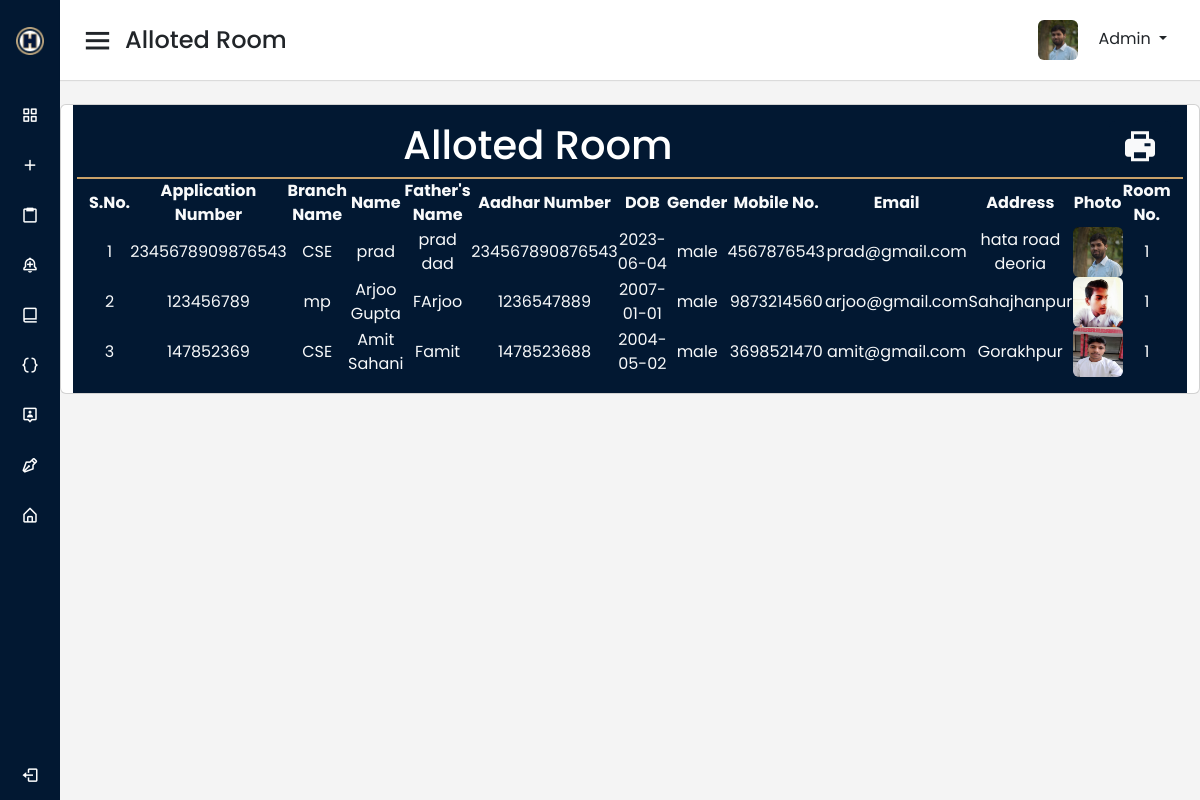
Page /admin/alloted_room.php on the committed database.
### tables this page shows
CREATE TABLE IF NOT EXISTS `tbl_student` (
  `req_id` int NOT NULL AUTO_INCREMENT,
  `appli_no` varchar(30) DEFAULT NULL,
  `distance` int DEFAULT NULL,
  `roll_no` varchar(30) DEFAULT NULL,
  `branch` varchar(40) DEFAULT NULL,
  `name` varchar(60) DEFAULT NULL,
  `fname` varchar(60) DEFAULT NULL,
  `mname` varchar(60) DEFAULT NULL,
  `aadhar` bigint DEFAULT NULL,
  `dob` varchar(30) DEFAULT NULL,
  `gender` varchar(7) DEFAULT NULL,
  `mobile` bigint DEFAULT NULL,
  `email` varchar(60) DEFAULT NULL,
  `password` varchar(255) DEFAULT NULL,
  `rank` int DEFAULT NULL,
  `obt_mark` int DEFAULT NULL,
  `address` varchar(255) DEFAULT NULL,
  `stu_img` varchar(255) DEFAULT NULL,
  `rank_card` varchar(255) DEFAULT NULL,
  `status` varchar(10) DEFAULT NULL,
  `dor` varchar(30) DEFAULT NULL,
  PRIMARY KEY (`req_id`),
  UNIQUE KEY `roll_no` (`roll_no`)
);

CREATE TABLE IF NOT EXISTS `tbl_alloted_room` (
  `room_id` int NOT NULL AUTO_INCREMENT,
  `room_no` int NOT NULL,
  `s1` varchar(30) NOT NULL,
  `s2` varchar(30) NOT NULL,
  `s3` varchar(30) NOT NULL,
  PRIMARY KEY (`room_id`)
);

### admin/alloted_room.php (the view, shortened to what this page needs)
<?php
require("header.php");
require("dashbord_menu.php");
require("../dbcon.php");
$slct_qry = "SELECT * FROM tbl_student where status='alloted'";
$res = mysqli_query($con, $slct_qry);
?>
<section class="home-section">
    <nav>
        <div class="sidebar-button">
            <i class='bx bx-menu sidebarBtn'></i>
            <span class="dashboard">Alloted Room</span>
        </div>
        <div class="profile-details">
            <div class="dropdown">
                <button class="btn dropdown-toggle" type="button" data-bs-toggle="dropdown" aria-expanded="false">
                    <img src="../assets/img/DSC_2972.JPG" class="me-3" alt="">
                    Admin
                </button>
            </div>
        </div>
    </nav>
    <div class="home-content">
        <div class="row card mx-0 ">
            <div class="col-lg text-center">
                <div class="card-body " style="background: #021832; color: #fff;" id="id">
                    <div class="row" style="border-bottom: 2px solid #caa169;">
                        <div class="col-lg-10">
                            <h3 class=" h1 text-center">Alloted Room</h3>
                        </div>
                        <div class="col-lg-2 text-end ">
                            <button onclick="section('id')" class="btn text-light" style="background: #021832;">
                                <i class='bx bxs-printer bx-md'></i></button>
                        </div>
                    </div>
                    <div class="table-responsive p-0 m-0 text-light">
                        <table class=" table-striped ">
                            <thead>
                                <tr>
                                    <th>S.No.</th>
                                    <th>Application Number</th>
                                    <th>Branch Name</th>
                                    <th>Name</th>
                                    <th>Father's Name</th>
                                    <th>Aadhar Number</th>
                                    <th>DOB</th>
                                    <th>Gender</th>
                                    <th>Mobile No.</th>
                                    <th>Email</th>
                                    <th>Address</th>
                                    <th>Photo</th>
                                    <th>Room No.</th>
                                </tr>
                            </thead>
                            <tbody>
                                <?php
                                $i = 1;
                                while ($row = mysqli_fetch_array($res)) {
                                ?>
                                    <tr>
                                        <td><?php echo $i; ?></td>
                                        <td><?php echo $row['appli_no']; ?></td>
                                        <!-- <td><?php echo $row['roll_no'];
                                                    $roll_no = $row['roll_no'];
                                                    ?></td> -->
                                        <td><?php echo $row['branch']; ?></td>
                                        <td><?php echo $row['name']; ?></td>
                                        <td><?php echo $row['fname']; ?></td>
                                        <td><?php echo $row['aadhar']; ?></td>
                                        <td><?php echo $row['dob']; ?></td>
                                        <td><?php echo $row['gender']; ?></td>
                                        <td><?php echo $row['mobile']; ?></td>
                                        <td><?php echo $row['email']; ?></td>
                                        <td><?php echo $row['address']; ?></td>
                                        <td><img src="http://localhost/hostel/Data/Img/<?php echo $row['stu_img']; ?>" class="rounded" height="50px" width="50px" alt=""></td>
                                        <td><?php $query1 = "select *from tbl_alloted_room where s1=$roll_no or s2=$roll_no or s3=$roll_no";
                                            $res1 = $con->query($query1);
                                            $row1 = mysqli_fetch_array($res1);
                                            echo $row1['room_no']
                                            ?></td>
                                    </tr>
                                <?php
                                    $i++;
                                } ?>
                            </tbody>
                        </table>
                    </div>
                </div>
            </div>
        </div>
    </div>
    <?php
    require("footer.php");
    ?>

### assets/css/st.css (style rules this page uses)
* { margin: 0; padding: 0; box-sizing: border-box; font-family: 'Poppins', sans-serif; }
:root { --primery-color:#021832; --secondary-color:#caa169; --bg-color:#f4f4f4; --bg-white:#fff; --bg-black:#000; --primary-font:'Poppins', sans-serif; --srcondary-font:'Oswald', sans-serif; --primery-text:#021832; --secondary-text:#caa169; --text-white:#fff; --text-black:#151515; --text-gray:#e4e4e4; }
body { font-family:var(--primary-font); background-color: var(--bg-white); }
.home-section { position: relative; background: var(--bg-color); min-height: 100vh; width: calc(100% - 240px); left: 240px; transition: all 0.5s ease; }
.home-section nav { display: flex; justify-content: space-between; height: 80px; background: var(--bg-white); display: flex; align-items: center; position: fixed; width: calc(100% - 240px); left: 240px; z-index: 100; padding: 0 20px; box-shadow: 0 1px 1px rgba(0, 0, 0, 0.1); transition: all 0.5s ease; }
.home-section nav .sidebar-button { display: flex; align-items: center; font-size: 24px; font-weight: 500; }
nav .sidebar-button i { font-size: 35px; margin-right: 10px; }
nav .profile-details img { height: 40px; width: 40px; border-radius: 6px; object-fit: cover; }
.home-section .home-content { position: relative; padding-top: 104px; }
@media (max-width: 1240px) { .home-section { width: calc(100% - 60px); left: 60px; } }
@media (max-width: 1240px) { .home-section nav { width: calc(100% - 60px); left: 60px; } }

### rows in the picture
tbl_student: appli_no "2345678909876543", branch "CSE", name "prad", fname "prad dad", aadhar "234567890876543", dob "2023-06-04", gender "male", mobile "4567876543", email "prad@gmail.com", address "hata road deoria", stu_img (picture), tbl_alloted_room.room_no "1"
tbl_student: appli_no "123456789", branch "mp", name "Arjoo Gupta", fname "FArjoo", aadhar "1236547889", dob "2007-01-01", gender "male", mobile "9873214560", email "arjoo@gmail.com", address "Sahajhanpur", stu_img (picture), tbl_alloted_room.room_no "1"
tbl_student: appli_no "147852369", branch "CSE", name "Amit Sahani", fname "Famit", aadhar "1478523688", dob "2004-05-02", gender "male", mobile "3698521470", email "amit@gmail.com", address "Gorakhpur", stu_img (picture), tbl_alloted_room.room_no "1"
